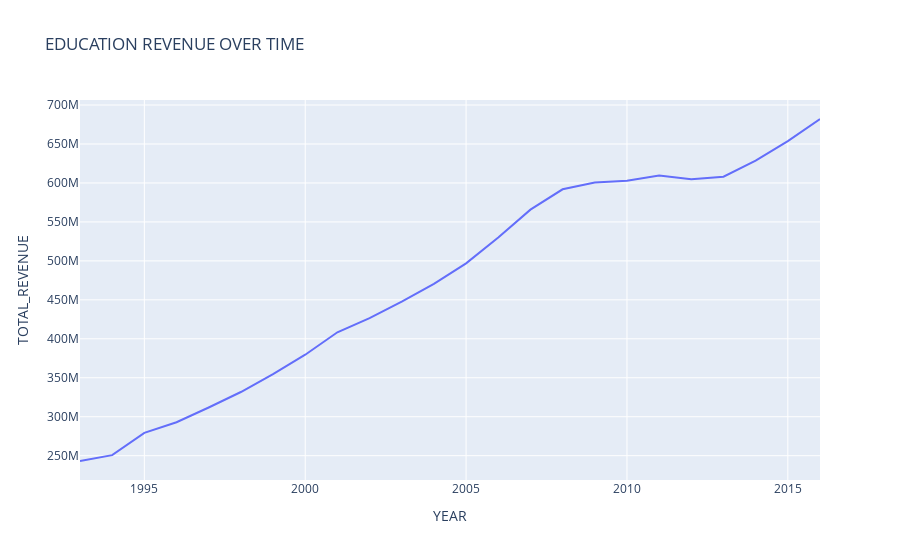

The cell this chart's notebook holds for it:
### Markdown cell above
### Single Line Chart Demo

### Code cell
px.line(
    (education
     .query("1992 < YEAR < 2017")
     .groupby(["YEAR"], as_index=False)
     .sum()
    ), 
    x="YEAR", 
    y="TOTAL_REVENUE",
    title="EDUCATION REVENUE OVER TIME"
)

### Figure 1 — Plotly figure (JSON) as saved in the notebook; plotly's stock layout.template omitted (floating-point values rounded to 4 significant figures)
{"data": [{"hovertemplate": "YEAR=%{x}<br>TOTAL_REVENUE=%{y}<extra></extra>", "legendgroup": "", "line": {"color": "#636efa", "dash": "solid"}, "marker": {"symbol": "circle"}, "mode": "lines", "name": "", "orientation": "v", "showlegend": false, "type": "scatter", "x": [1993, 1994, 1995, 1996, 1997, 1998, 1999, 2000, 2001, 2002, 2003, 2004, 2005, 2006, 2007, 2008, 2009, 2010, 2011, 2012, 2013, 2014, 2015, 2016], "xaxis": "x", "y": [243206654, 250750573, 279277709, 292952786, 311885259, 331730773, 354681711, 379602220, 408404990, 426548936, 447668013, 470489151, 496839635, 529971381, 565776634, 591836483, 600684313, 602881374, 609555659, 604716747, 608067328, 628641027, 653669669, 682057276], "yaxis": "y"}], "layout": {"legend": {"tracegroupgap": 0}, "title": {"text": "EDUCATION REVENUE OVER TIME"}, "xaxis": {"anchor": "y", "domain": [0, 1], "title": {"text": "YEAR"}}, "yaxis": {"anchor": "x", "domain": [0, 1], "title": {"text": "TOTAL_REVENUE"}}}}
